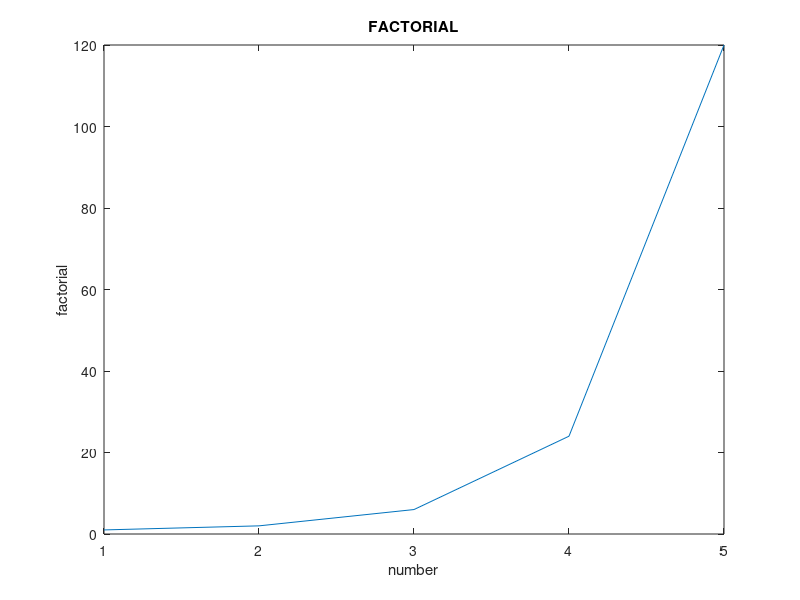

MATLAB code to generate this figure:
num=input("Enter last number");
ini=1:num;
for i=1:num
    fact=1;
    for j=1:i
        fact=fact*j;
    end
    fin(i)=fact;
end
ini
fin
x=ini;
y=fin;

plot(x,y)

xlabel("number")
ylabel("factorial")
title("FACTORIAL")